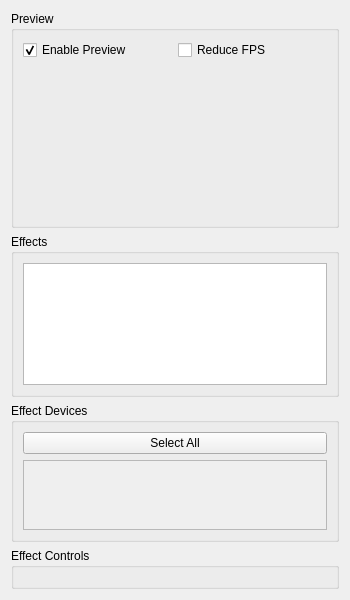
<?xml version="1.0" encoding="UTF-8"?>
<ui version="4.0">
 <class>EffectWidget</class>
 <widget class="QWidget" name="EffectWidget">
  <property name="geometry">
   <rect>
    <x>0</x>
    <y>0</y>
    <width>350</width>
    <height>600</height>
   </rect>
  </property>
  <layout class="QVBoxLayout" name="verticalLayout">
   <item>
    <!-- Preview Section -->
    <widget class="QGroupBox" name="previewBox">
     <property name="title">
      <string>Preview</string>
     </property>
     <layout class="QVBoxLayout" name="previewLayout">
      <item>
       <layout class="QHBoxLayout" name="previewHeaderLayout">
        <item>
         <widget class="QCheckBox" name="previewCheckBox">
          <property name="text">
           <string>Enable Preview</string>
          </property>
          <property name="checked">
           <bool>true</bool>
          </property>
         </widget>
        </item>
        <item>
         <widget class="QCheckBox" name="reduceFPSCheckBox">
          <property name="text">
           <string>Reduce FPS</string>
          </property>
         </widget>
        </item>
       </layout>
      </item>
      <item>
       <widget class="QWidget" name="previewWidget" native="true">
        <property name="minimumSize">
         <size>
          <width>0</width>
          <height>150</height>
         </size>
        </property>
       </widget>
      </item>
     </layout>
    </widget>
   </item>
   <!-- Effects List -->
   <item>
    <widget class="QGroupBox" name="effectsBox">
     <property name="title">
      <string>Effects</string>
     </property>
     <layout class="QVBoxLayout" name="effectsLayout">
      <item>
       <widget class="QListWidget" name="effectsList"/>
      </item>
     </layout>
    </widget>
   </item>
   <!-- Device Selection -->
   <item>
    <widget class="QGroupBox" name="devicesBox">
     <property name="title">
      <string>Effect Devices</string>
     </property>
     <layout class="QVBoxLayout" name="devicesLayout">
      <item>
       <layout class="QHBoxLayout" name="deviceHeaderLayout">
        <item>
         <widget class="QPushButton" name="selectAllButton">
          <property name="text">
           <string>Select All</string>
          </property>
         </widget>
        </item>
       </layout>
      </item>
      <item>
       <widget class="QScrollArea" name="deviceScrollArea">
        <property name="widgetResizable">
         <bool>true</bool>
        </property>
        <widget class="QWidget" name="deviceScrollContent">
         <layout class="QVBoxLayout" name="deviceListLayout"/>
        </widget>
       </widget>
      </item>
     </layout>
    </widget>
   </item>
   <!-- Effect Controls Container -->
   <item>
    <widget class="QGroupBox" name="controlsBox">
     <property name="title">
      <string>Effect Controls</string>
     </property>
     <layout class="QVBoxLayout" name="controlsLayout"/>
    </widget>
   </item>
  </layout>
 </widget>
 <resources/>
 <connections/>
</ui>
